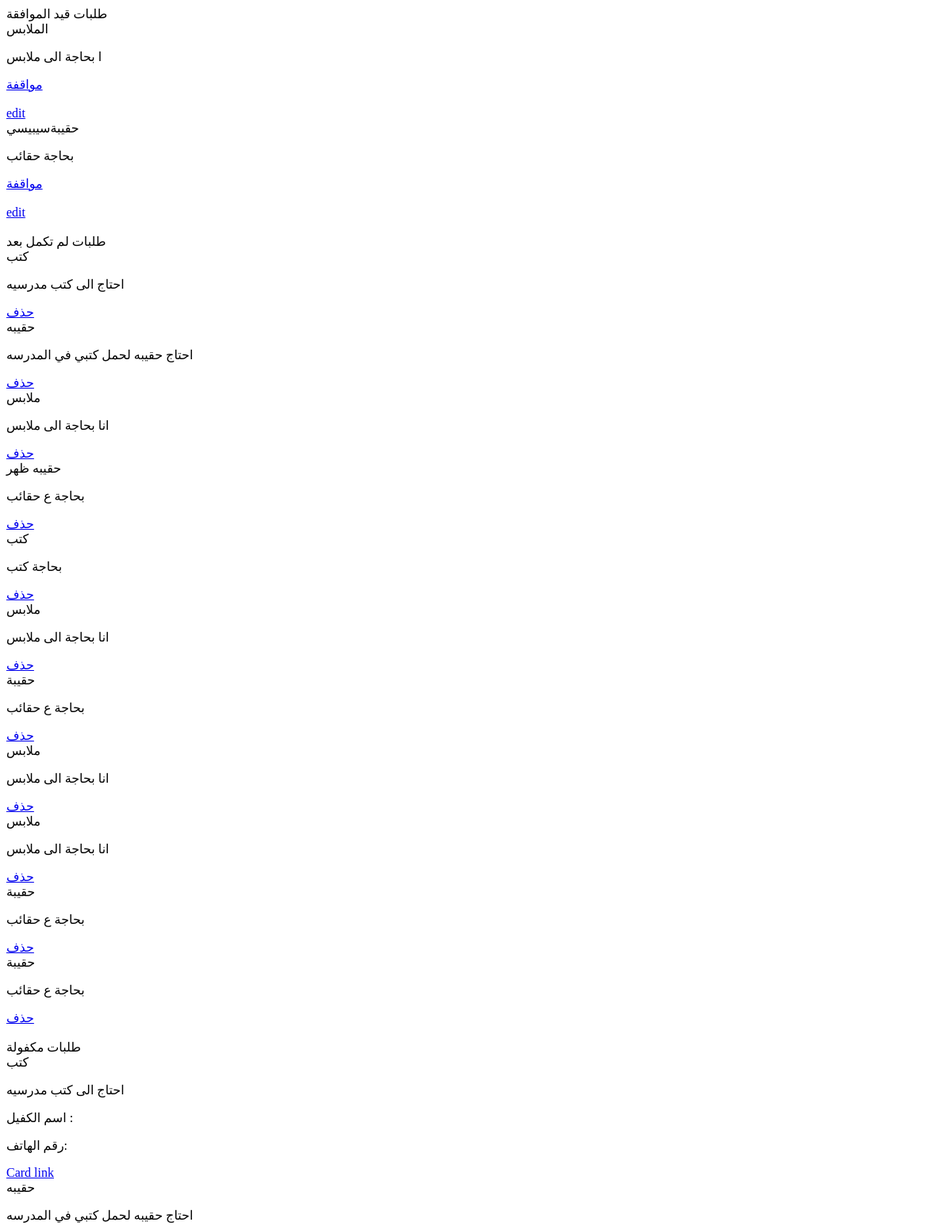
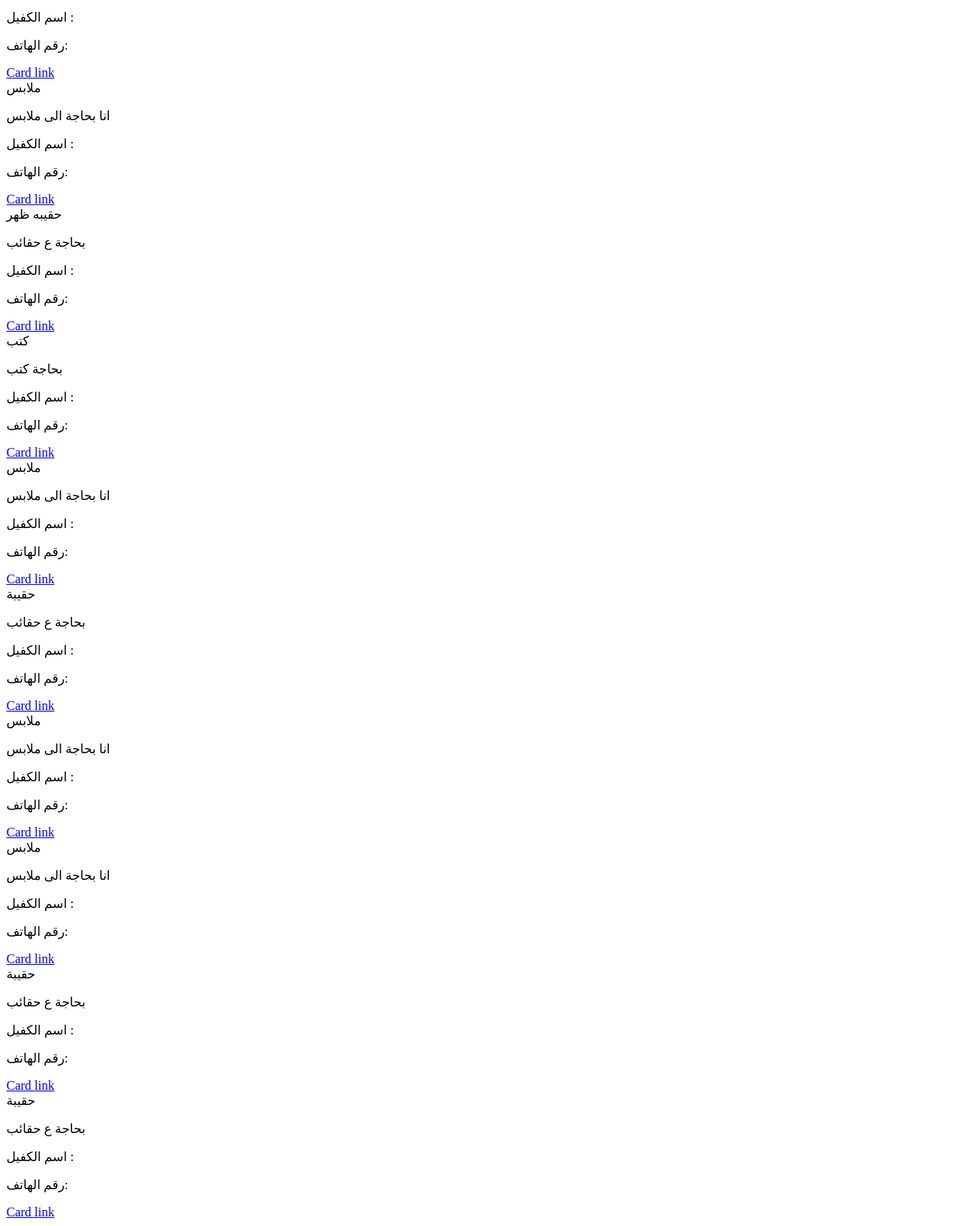
Page /students/view_rq/ (signed in) on the earlier database version (2 pictures, top to bottom).
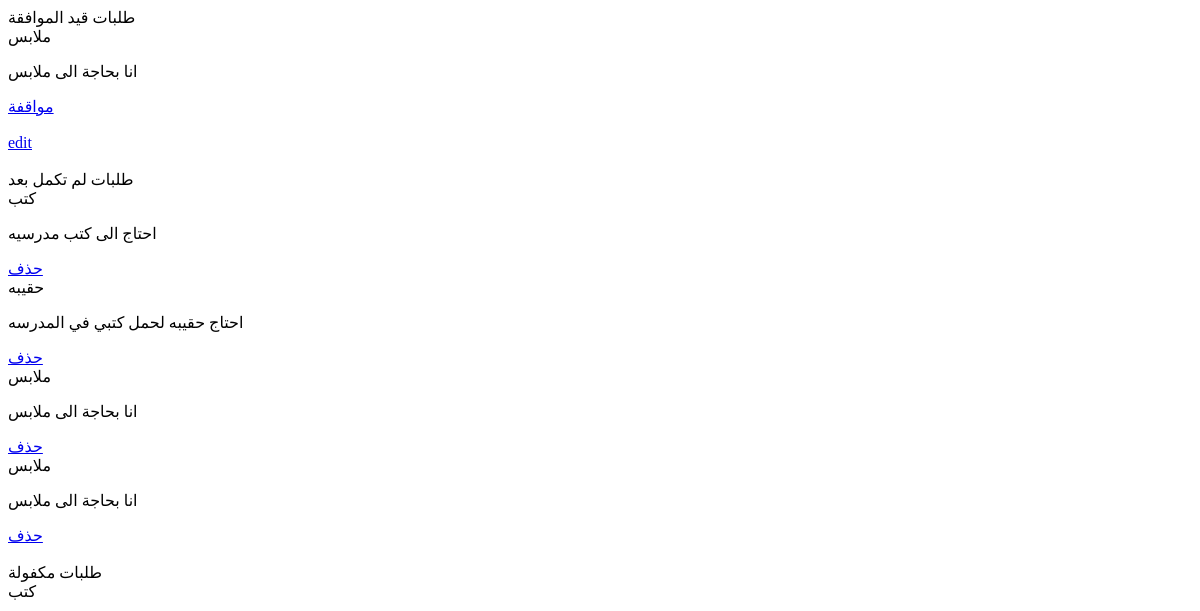
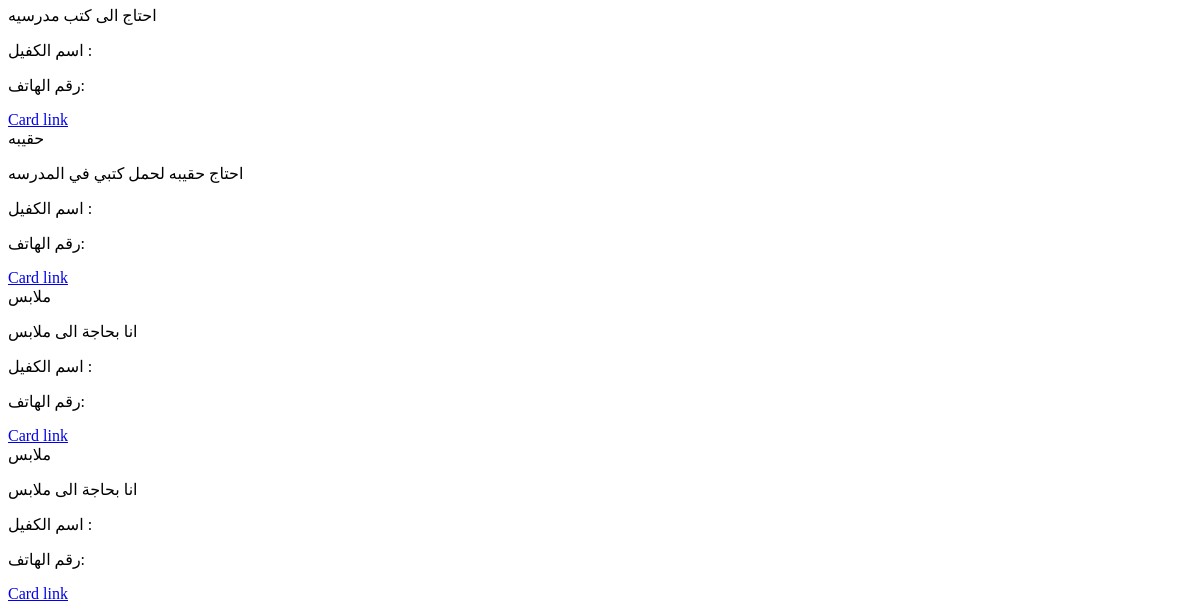
Same page on the later database version (2 pictures, top to bottom).
### Students/models.py (models this page shows, shortened)
class Req_st(models.Model):
    title=models.CharField(max_length=200)
    info=models.TextField(max_length=1900)
    sender=models.CharField(max_length=200)
    date_up=models.DateField(auto_now_add=True)
    sponser=models.CharField(max_length=200,blank=True)
    approved=models.BooleanField(default=False)
    req_spon=models.CharField(max_length=250,blank=True)
    disable=models.BooleanField(default=False)

### Students/views.py (the view)
# urls.py: path('view_rq/',views.view_req,name='view_rq'),
@requires_csrf_token
def view_req(request):
    if auth(request) == 3:  # student
        waited=''
        approved=''
        waited=Req_st.objects.filter(approved=False,sender=request.user)
        approved=Req_st.objects.filter(approved=True,sender=request.user)
        return render(request,'view_rq.html',{'approved':approved,'waited':waited})
    elif auth(request) == 1:  # admin
        waited=Req_st.objects.filter(approved=False)
        approved=Req_st.objects.filter(approved=True)
        return render(request,'view_rq.html',{'approved':approved,'waited':waited})
    elif auth(request) == 2:  # sponsor
        return render(request, 'base.html')
    else:
        return render(request, 'login.html')

### accounts/views.py (called while the page is built)
def auth(request):
    sponsor = Sponsor.objects.filter(username=request.user)
    student = Students.objects.filter(username=request.user)
    print(student)
    print(sponsor)
    x = 0
    if request.user.is_authenticated and not sponsor and not student:
        x = 1  # admin
    elif request.user.is_authenticated and sponsor:
        x = 2  # sponsor
    elif request.user.is_authenticated and student:
        x = 3  # student
    else:
        x = 4  # user
    return x

### Students/templates/view_rq.html (shortened to what this page needs)
<!DOCTYPE html>
<html lang="en">
<head>
</head>
<body>
  {% block body %}
  <div title="Student">
    <div class='rounded border bg-dark'>
      طلبات قيد الموافقة
    </div>
    <div class='card-group'>
      {% for i in waited %}
      <div class="card bg-light text-dark" >
        <div class="card-header">
          {{i.title}}
        </div>
    <div class="card-body">
      <p class="card-text">{{i.info}}</p>
      <a href="{{i.id  | safe}}" class="card-link">مواقفة</a> <br>
      <br>
      <a href="edit/{{i.id  | safe}}" class="card-link">edit</a> <br>
    </div>
  </div>
  {% endfor %}
</div>
<br>
<div title="Student">
  <div class='rounded border bg-dark'>طلبات لم تكمل بعد
  </div>
  <div class='card-group'>
    {% for i in approved %}
    <div class="card bg-light text-dark" >
      <div class="card-header">
        {{i.title}}
      </div>
  <div class="card-body">
    <p class="card-text">{{i.info}}</p>
    <a href="del/{{i.id  | safe}}" class="card-link">حذف</a>
  </div>
</div>
{% endfor %}
</div>
<br>
<div title="Student">
  <div class='rounded border bg-dark'>
    طلبات مكفولة
  </div>
  <div class='card-group'>
    {% for i in approved %}
    <div class="card bg-light text-dark" >
      <div class="card-header">
        {{i.title}}
      </div>
  <div class="card-body">
    <p class="card-text"> {{i.info}}</p>
    <p class="card-text"> اسم الكفيل :</p>
    <p class="card-text"> رقم الهاتف:</p>
    <a href="#" class="card-link">Card link</a>
  </div>
</div>
{% endfor %}
</div>
{% endblock %}
</body>
</html>

Differences in the rows shown:
removed Req_st: title "الملابس", info "ا بحاجة الى ملابس"
removed Req_st: title "حقيبةسيبيسي", info "بحاجة حقائب"
removed Req_st: title "حقيبه ظهر", info "بحاجة ع حقائب"
removed Req_st: title "كتب", info "بحاجة كتب"
removed Req_st: title "حقيبة", info "بحاجة ع حقائب"
removed Req_st: title "ملابس", info "انا بحاجة الى ملابس"
removed Req_st: title "ملابس", info "انا بحاجة الى ملابس"
removed Req_st: title "حقيبة", info "بحاجة ع حقائب"
removed Req_st: title "حقيبة", info "بحاجة ع حقائب"
added Req_st: title "ملابس", info "انا بحاجة الى ملابس"
